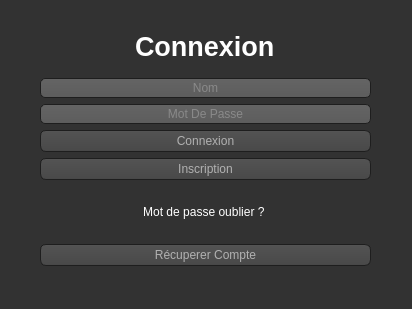
<?xml version="1.0" encoding="UTF-8"?>
<ui version="4.0">
 <class>Dialogmain</class>
 <widget class="QDialog" name="Dialogmain">
  <property name="geometry">
   <rect>
    <x>0</x>
    <y>0</y>
    <width>412</width>
    <height>309</height>
   </rect>
  </property>
  <property name="windowTitle">
   <string>Dialogmain</string>
  </property>
  <property name="styleSheet">
   <string notr="true">QToolTip
{
     border: 1px solid black;
     background-color: #ffa02f;
     padding: 1px;
     border-radius: 3px;
     opacity: 100;
}

QWidget
{
    color: #b1b1b1;
    background-color: #323232;
}

QWidget:item:hover
{
    background-color: QLinearGradient( x1: 0, y1: 0, x2: 0, y2: 1, stop: 0 #ffa02f, stop: 1 #ca0619);
    color: #000000;
}

QWidget:item:selected
{
    background-color: QLinearGradient( x1: 0, y1: 0, x2: 0, y2: 1, stop: 0 #ffa02f, stop: 1 #d7801a);
}

QMenuBar::item
{
    background: transparent;
}

QMenuBar::item:selected
{
    background: transparent;
    border: 1px solid #ffaa00;
}

QMenuBar::item:pressed
{
    background: #444;
    border: 1px solid #000;
    background-color: QLinearGradient(
        x1:0, y1:0,
        x2:0, y2:1,
        stop:1 #212121,
        stop:0.4 #343434/*,
        stop:0.2 #343434,
        stop:0.1 #ffaa00*/
    );
    margin-bottom:-1px;
    padding-bottom:1px;
}

QMenu
{
    border: 1px solid #000;
}

QMenu::item
{
    padding: 2px 20px 2px 20px;
}

QMenu::item:selected
{
    color: #000000;
}

QWidget:disabled
{
    color: #404040;
    background-color: #323232;
}

QAbstractItemView
{
    background-color: QLinearGradient( x1: 0, y1: 0, x2: 0, y2: 1, stop: 0 #4d4d4d, stop: 0.1 #646464, stop: 1 #5d5d5d);
}

QWidget:focus
{
    /*border: 2px solid QLinearGradient( x1: 0, y1: 0, x2: 0, y2: 1, stop: 0 #ffa02f, stop: 1 #d7801a);*/
}

QLineEdit
{

    background-color: QLinearGradient( x1: 0, y1: 0, x2: 0, y2: 1, stop: 0 #4d4d4d, stop: 0 #646464, stop: 1 #5d5d5d);
    padding: 1px;
    border-style: solid;
    border: 1px solid #1e1e1e;
    border-radius: 5;
}

QPushButton
{
    color: #b1b1b1;
    background-color: QLinearGradient( x1: 0, y1: 0, x2: 0, y2: 1, stop: 0 #565656, stop: 0.1 #525252, stop: 0.5 #4e4e4e, stop: 0.9 #4a4a4a, stop: 1 #464646);
    border-width: 1px;
    border-color: #1e1e1e;
    border-style: solid;
    border-radius: 6;
    padding: 3px;
    font-size: 12px;
    padding-left: 5px;
    padding-right: 5px;
}

QPushButton:pressed
{
    background-color: QLinearGradient( x1: 0, y1: 0, x2: 0, y2: 1, stop: 0 #2d2d2d, stop: 0.1 #2b2b2b, stop: 0.5 #292929, stop: 0.9 #282828, stop: 1 #252525);
}

QComboBox
{
    selection-background-color: #ffaa00;
    background-color: QLinearGradient( x1: 0, y1: 0, x2: 0, y2: 1, stop: 0 #565656, stop: 0.1 #525252, stop: 0.5 #4e4e4e, stop: 0.9 #4a4a4a, stop: 1 #464646);
    border-style: solid;
    border: 1px solid #1e1e1e;
    border-radius: 5;
}

QComboBox:hover,QPushButton:hover
{
    border: 2px solid QLinearGradient( x1: 0, y1: 0, x2: 0, y2: 1, stop: 0 #ffa02f, stop: 1 #d7801a);
}


QComboBox:on
{
    padding-top: 3px;
    padding-left: 4px;
    background-color: QLinearGradient( x1: 0, y1: 0, x2: 0, y2: 1, stop: 0 #2d2d2d, stop: 0.1 #2b2b2b, stop: 0.5 #292929, stop: 0.9 #282828, stop: 1 #252525);
    selection-background-color: #ffaa00;
}

QComboBox QAbstractItemView
{
    border: 2px solid darkgray;
    selection-background-color: QLinearGradient( x1: 0, y1: 0, x2: 0, y2: 1, stop: 0 #ffa02f, stop: 1 #d7801a);
}

QComboBox::drop-down
{
     subcontrol-origin: padding;
     subcontrol-position: top right;
     width: 15px;

     border-left-width: 0px;
     border-left-color: darkgray;
     border-left-style: solid; /* just a single line */
     border-top-right-radius: 3px; /* same radius as the QComboBox */
     border-bottom-right-radius: 3px;
 }

QComboBox::down-arrow
{
     image: url(:/down_arrow.png);
}

QGroupBox:focus
{
border: 2px solid QLinearGradient( x1: 0, y1: 0, x2: 0, y2: 1, stop: 0 #ffa02f, stop: 1 #d7801a);
}

QTextEdit:focus
{
    border: 2px solid QLinearGradient( x1: 0, y1: 0, x2: 0, y2: 1, stop: 0 #ffa02f, stop: 1 #d7801a);
}

QScrollBar:horizontal {
     border: 1px solid #222222;
     background: QLinearGradient( x1: 0, y1: 0, x2: 0, y2: 1, stop: 0.0 #121212, stop: 0.2 #282828, stop: 1 #484848);
     height: 7px;
     margin: 0px 16px 0 16px;
}

QScrollBar::handle:horizontal
{
      background: QLinearGradient( x1: 0, y1: 0, x2: 1, y2: 0, stop: 0 #ffa02f, stop: 0.5 #d7801a, stop: 1 #ffa02f);
      min-height: 20px;
      border-radius: 2px;
}

QScrollBar::add-line:horizontal {
      border: 1px solid #1b1b19;
      border-radius: 2px;
      background: QLinearGradient( x1: 0, y1: 0, x2: 1, y2: 0, stop: 0 #ffa02f, stop: 1 #d7801a);
      width: 14px;
      subcontrol-position: right;
      subcontrol-origin: margin;
}

QScrollBar::sub-line:horizontal {
      border: 1px solid #1b1b19;
      border-radius: 2px;
      background: QLinearGradient( x1: 0, y1: 0, x2: 1, y2: 0, stop: 0 #ffa02f, stop: 1 #d7801a);
      width: 14px;
     subcontrol-position: left;
     subcontrol-origin: margin;
}
QLabel{
color:white;
}

QScrollBar::right-arrow:horizontal, QScrollBar::left-arrow:horizontal
{
      border: 1px solid black;
      width: 1px;
      height: 1px;
      background: white;
}

QScrollBar::add-page:horizontal, QScrollBar::sub-page:horizontal
{
      background: none;
}

QScrollBar:vertical
{
      background: QLinearGradient( x1: 0, y1: 0, x2: 1, y2: 0, stop: 0.0 #121212, stop: 0.2 #282828, stop: 1 #484848);
      width: 7px;
      margin: 16px 0 16px 0;
      border: 1px solid #222222;
}

QScrollBar::handle:vertical
{
      background: QLinearGradient( x1: 0, y1: 0, x2: 0, y2: 1, stop: 0 #ffa02f, stop: 0.5 #d7801a, stop: 1 #ffa02f);
      min-height: 20px;
      border-radius: 2px;
}

QScrollBar::add-line:vertical
{
      border: 1px solid #1b1b19;
      border-radius: 2px;
      background: QLinearGradient( x1: 0, y1: 0, x2: 0, y2: 1, stop: 0 #ffa02f, stop: 1 #d7801a);
      height: 14px;
      subcontrol-position: bottom;
      subcontrol-origin: margin;
}

QScrollBar::sub-line:vertical
{
      border: 1px solid #1b1b19;
      border-radius: 2px;
      background: QLinearGradient( x1: 0, y1: 0, x2: 0, y2: 1, stop: 0 #d7801a, stop: 1 #ffa02f);
      height: 14px;
      subcontrol-position: top;
      subcontrol-origin: margin;
}

QScrollBar::up-arrow:vertical, QScrollBar::down-arrow:vertical
{
      border: 1px solid black;
      width: 1px;
      height: 1px;
      background: white;
}


QScrollBar::add-page:vertical, QScrollBar::sub-page:vertical
{
      background: none;
}

QTextEdit
{
    background-color: #242424;
}

QPlainTextEdit
{
    background-color: #242424;
}

QHeaderView::section
{
    background-color: QLinearGradient(x1:0, y1:0, x2:0, y2:1, stop:0 #616161, stop: 0.5 #505050, stop: 0.6 #434343, stop:1 #656565);
    color: white;
    padding-left: 4px;
    border: 1px solid #6c6c6c;
}

QCheckBox:disabled
{
color: #414141;
}

QDockWidget::title
{
    text-align: center;
    spacing: 3px; /* spacing between items in the tool bar */
    background-color: QLinearGradient(x1:0, y1:0, x2:0, y2:1, stop:0 #323232, stop: 0.5 #242424, stop:1 #323232);
}

QDockWidget::close-button, QDockWidget::float-button
{
    text-align: center;
    spacing: 1px; /* spacing between items in the tool bar */
    background-color: QLinearGradient(x1:0, y1:0, x2:0, y2:1, stop:0 #323232, stop: 0.5 #242424, stop:1 #323232);
}

QDockWidget::close-button:hover, QDockWidget::float-button:hover
{
    background: #242424;
}

QDockWidget::close-button:pressed, QDockWidget::float-button:pressed
{
    padding: 1px -1px -1px 1px;
}

QMainWindow::separator
{
    background-color: QLinearGradient(x1:0, y1:0, x2:0, y2:1, stop:0 #161616, stop: 0.5 #151515, stop: 0.6 #212121, stop:1 #343434);
    color: white;
    padding-left: 4px;
    border: 1px solid #4c4c4c;
    spacing: 3px; /* spacing between items in the tool bar */
}

QMainWindow::separator:hover
{

    background-color: QLinearGradient(x1:0, y1:0, x2:0, y2:1, stop:0 #d7801a, stop:0.5 #b56c17 stop:1 #ffa02f);
    color: white;
    padding-left: 4px;
    border: 1px solid #6c6c6c;
    spacing: 3px; /* spacing between items in the tool bar */
}

QToolBar::handle
{
     spacing: 3px; /* spacing between items in the tool bar */
     background: url(:/images/handle.png);
}

QMenu::separator
{
    height: 2px;
    background-color: QLinearGradient(x1:0, y1:0, x2:0, y2:1, stop:0 #161616, stop: 0.5 #151515, stop: 0.6 #212121, stop:1 #343434);
    color: white;
    padding-left: 4px;
    margin-left: 10px;
    margin-right: 5px;
}

QProgressBar
{
    border: 2px solid grey;
    border-radius: 5px;
    text-align: center;
}

QProgressBar::chunk
{
    background-color: #d7801a;
    width: 2.15px;
    margin: 0.5px;
}

QTabBar::tab {
    color: #b1b1b1;
    border: 1px solid #444;
    border-bottom-style: none;
    background-color: #323232;
    padding-left: 10px;
    padding-right: 10px;
    padding-top: 3px;
    padding-bottom: 2px;
    margin-right: -1px;
}

QTabWidget::pane {
    border: 1px solid #444;
    top: 1px;
}

QTabBar::tab:last
{
    margin-right: 0; /* the last selected tab has nothing to overlap with on the right */
    border-top-right-radius: 3px;
}

QTabBar::tab:first:!selected
{
 margin-left: 0px; /* the last selected tab has nothing to overlap with on the right */


    border-top-left-radius: 3px;
}

QTabBar::tab:!selected
{
    color: #b1b1b1;
    border-bottom-style: solid;
    margin-top: 3px;
    background-color: QLinearGradient(x1:0, y1:0, x2:0, y2:1, stop:1 #212121, stop:.4 #343434);
}

QTabBar::tab:selected
{
    border-top-left-radius: 3px;
    border-top-right-radius: 3px;
    margin-bottom: 0px;
}

QTabBar::tab:!selected:hover
{
    /*border-top: 2px solid #ffaa00;
    padding-bottom: 3px;*/
    border-top-left-radius: 3px;
    border-top-right-radius: 3px;
    background-color: QLinearGradient(x1:0, y1:0, x2:0, y2:1, stop:1 #212121, stop:0.4 #343434, stop:0.2 #343434, stop:0.1 #ffaa00);
}

QRadioButton::indicator:checked, QRadioButton::indicator:unchecked{
    color: #b1b1b1;
    background-color: #323232;
    border: 1px solid #b1b1b1;
    border-radius: 6px;
}

QRadioButton::indicator:checked
{
    background-color: qradialgradient(
        cx: 0.5, cy: 0.5,
        fx: 0.5, fy: 0.5,
        radius: 1.0,
        stop: 0.25 #ffaa00,
        stop: 0.3 #323232
    );
}

QCheckBox::indicator{
    color: #b1b1b1;
    background-color: #323232;
    border: 1px solid #b1b1b1;
    width: 9px;
    height: 9px;
}

QRadioButton::indicator
{
    border-radius: 6px;
}

QRadioButton::indicator:hover, QCheckBox::indicator:hover
{
    border: 1px solid #ffaa00;
}

QCheckBox::indicator:checked
{
    image:url(:/images/checkbox.png);
}

QCheckBox::indicator:disabled, QRadioButton::indicator:disabled
{
    border: 1px solid #444;
}</string>
  </property>
  <widget class="QStackedWidget" name="stackedWidget">
   <property name="geometry">
    <rect>
     <x>10</x>
     <y>0</y>
     <width>391</width>
     <height>291</height>
    </rect>
   </property>
   <property name="currentIndex">
    <number>0</number>
   </property>
   <widget class="QWidget" name="page">
    <widget class="QWidget" name="verticalLayoutWidget">
     <property name="geometry">
      <rect>
       <x>30</x>
       <y>20</y>
       <width>331</width>
       <height>246</height>
      </rect>
     </property>
     <layout class="QVBoxLayout" name="verticalLayout">
      <item alignment="Qt::AlignHCenter">
       <widget class="QLabel" name="label">
        <property name="font">
         <font>
          <pointsize>20</pointsize>
          <weight>75</weight>
          <bold>true</bold>
          <underline>false</underline>
         </font>
        </property>
        <property name="text">
         <string>Connexion</string>
        </property>
        <property name="textFormat">
         <enum>Qt::PlainText</enum>
        </property>
       </widget>
      </item>
      <item>
       <widget class="QLineEdit" name="lineEdit_nom">
        <property name="alignment">
         <set>Qt::AlignCenter</set>
        </property>
        <property name="placeholderText">
         <string>Nom</string>
        </property>
       </widget>
      </item>
      <item>
       <widget class="QLineEdit" name="lineEdit_mdp">
        <property name="echoMode">
         <enum>QLineEdit::Password</enum>
        </property>
        <property name="alignment">
         <set>Qt::AlignCenter</set>
        </property>
        <property name="placeholderText">
         <string>Mot De Passe</string>
        </property>
       </widget>
      </item>
      <item>
       <widget class="QPushButton" name="btn_Login">
        <property name="text">
         <string>Connexion</string>
        </property>
       </widget>
      </item>
      <item>
       <widget class="QPushButton" name="btn_Inscription">
        <property name="text">
         <string>Inscription</string>
        </property>
       </widget>
      </item>
      <item>
       <widget class="QLabel" name="label_2">
        <property name="text">
         <string>Mot de passe oublier ? </string>
        </property>
        <property name="alignment">
         <set>Qt::AlignCenter</set>
        </property>
       </widget>
      </item>
      <item>
       <widget class="QPushButton" name="btn_mdpOublier">
        <property name="text">
         <string>Récuperer Compte</string>
        </property>
       </widget>
      </item>
     </layout>
    </widget>
   </widget>
   <widget class="QWidget" name="page_2">
    <widget class="QWidget" name="verticalLayoutWidget_3">
     <property name="geometry">
      <rect>
       <x>30</x>
       <y>30</y>
       <width>331</width>
       <height>246</height>
      </rect>
     </property>
     <layout class="QVBoxLayout" name="verticalLayout_3">
      <item alignment="Qt::AlignHCenter">
       <widget class="QLabel" name="label_5">
        <property name="font">
         <font>
          <pointsize>20</pointsize>
          <weight>75</weight>
          <bold>true</bold>
          <underline>false</underline>
         </font>
        </property>
        <property name="text">
         <string>Inscription</string>
        </property>
        <property name="textFormat">
         <enum>Qt::PlainText</enum>
        </property>
       </widget>
      </item>
      <item>
       <widget class="QLineEdit" name="AjoutlineEdit_nom">
        <property name="alignment">
         <set>Qt::AlignCenter</set>
        </property>
        <property name="placeholderText">
         <string>Nom</string>
        </property>
       </widget>
      </item>
      <item>
       <widget class="QLineEdit" name="AjoutlineEdit_prenom">
        <property name="text">
         <string/>
        </property>
        <property name="alignment">
         <set>Qt::AlignCenter</set>
        </property>
        <property name="placeholderText">
         <string>Prenom</string>
        </property>
       </widget>
      </item>
      <item>
       <widget class="QLineEdit" name="AjoutlineEdit_email">
        <property name="text">
         <string/>
        </property>
        <property name="alignment">
         <set>Qt::AlignCenter</set>
        </property>
        <property name="placeholderText">
         <string>Email</string>
        </property>
       </widget>
      </item>
      <item>
       <widget class="QLineEdit" name="AjoutlineEdit_mdp">
        <property name="echoMode">
         <enum>QLineEdit::Password</enum>
        </property>
        <property name="alignment">
         <set>Qt::AlignCenter</set>
        </property>
        <property name="placeholderText">
         <string>Mot De Passe</string>
        </property>
       </widget>
      </item>
      <item>
       <spacer name="verticalSpacer">
        <property name="orientation">
         <enum>Qt::Vertical</enum>
        </property>
        <property name="sizeHint" stdset="0">
         <size>
          <width>20</width>
          <height>40</height>
         </size>
        </property>
       </spacer>
      </item>
      <item>
       <widget class="QPushButton" name="Insert_client">
        <property name="text">
         <string>Inscription</string>
        </property>
       </widget>
      </item>
      <item>
       <widget class="QLabel" name="label_6">
        <property name="text">
         <string>Vous êtes déjà inscrit ? </string>
        </property>
        <property name="alignment">
         <set>Qt::AlignCenter</set>
        </property>
       </widget>
      </item>
      <item>
       <widget class="QPushButton" name="page_connexion">
        <property name="text">
         <string>Se connecter</string>
        </property>
       </widget>
      </item>
     </layout>
    </widget>
   </widget>
   <widget class="QWidget" name="page_3">
    <widget class="QWidget" name="verticalLayoutWidget_2">
     <property name="geometry">
      <rect>
       <x>30</x>
       <y>30</y>
       <width>331</width>
       <height>246</height>
      </rect>
     </property>
     <layout class="QVBoxLayout" name="verticalLayout_2">
      <item alignment="Qt::AlignHCenter">
       <widget class="QLabel" name="label_3">
        <property name="font">
         <font>
          <pointsize>20</pointsize>
          <weight>75</weight>
          <bold>true</bold>
          <underline>false</underline>
         </font>
        </property>
        <property name="text">
         <string>Mot de passe Oublier</string>
        </property>
        <property name="textFormat">
         <enum>Qt::PlainText</enum>
        </property>
       </widget>
      </item>
      <item>
       <widget class="QLineEdit" name="oublier_email">
        <property name="text">
         <string/>
        </property>
        <property name="alignment">
         <set>Qt::AlignCenter</set>
        </property>
        <property name="placeholderText">
         <string>Email</string>
        </property>
       </widget>
      </item>
      <item>
       <widget class="QPushButton" name="mdp_oublier_btn">
        <property name="text">
         <string>Envoyer code</string>
        </property>
       </widget>
      </item>
      <item>
       <widget class="QLabel" name="label_4">
        <property name="text">
         <string/>
        </property>
        <property name="alignment">
         <set>Qt::AlignCenter</set>
        </property>
       </widget>
      </item>
      <item>
       <widget class="QPushButton" name="page_connexion2">
        <property name="text">
         <string>Se connecter</string>
        </property>
       </widget>
      </item>
     </layout>
    </widget>
   </widget>
  </widget>
 </widget>
 <resources/>
 <connections/>
</ui>
